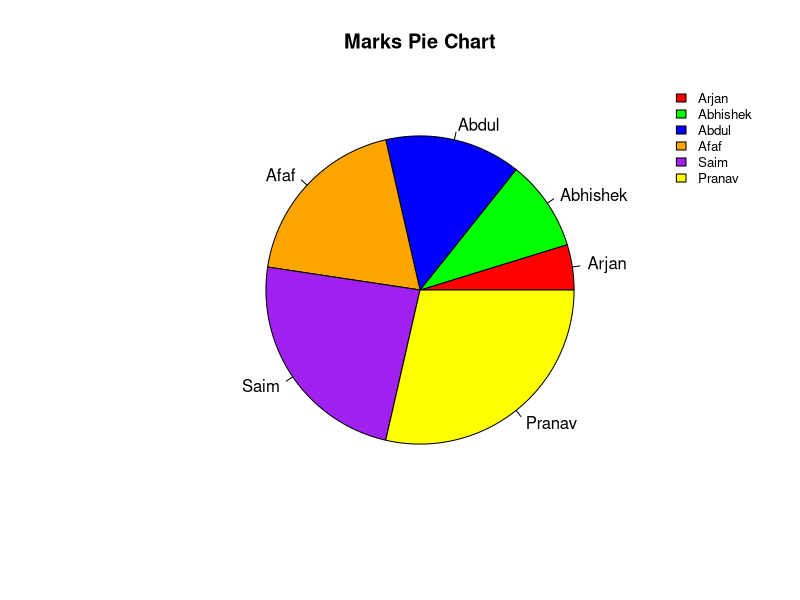
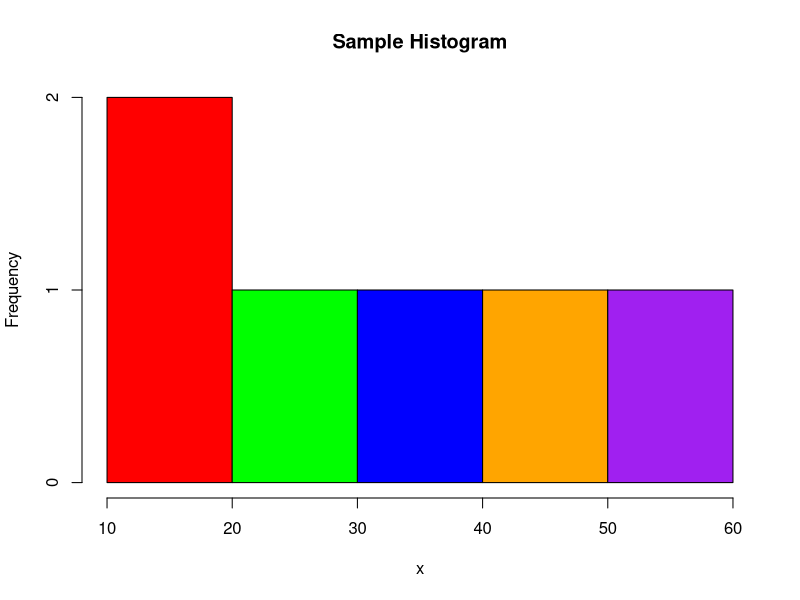
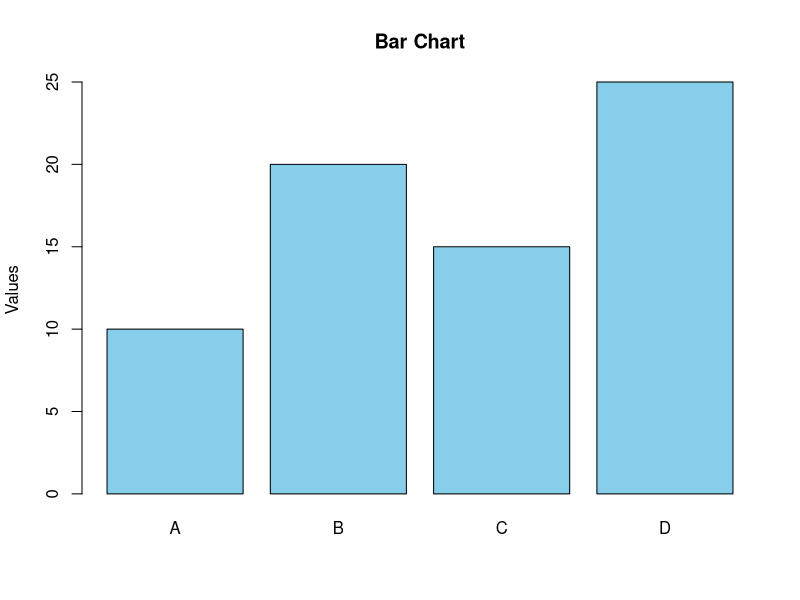
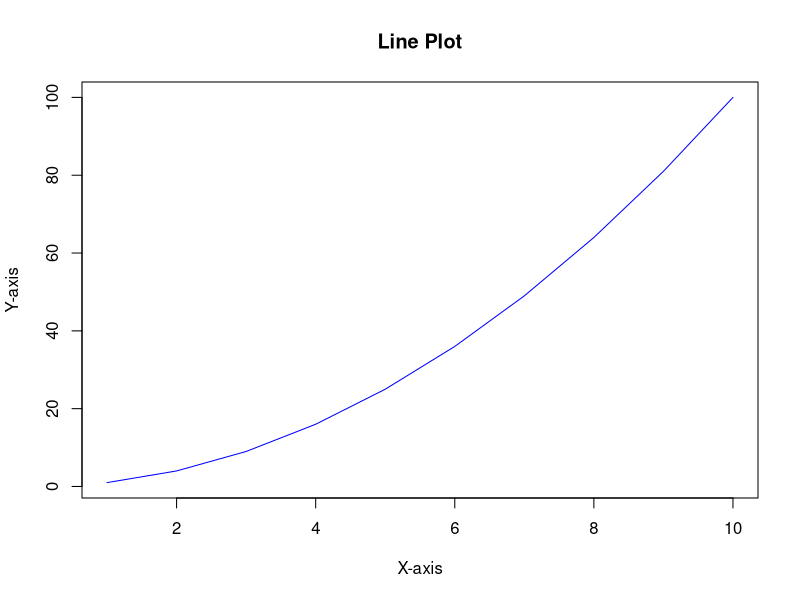
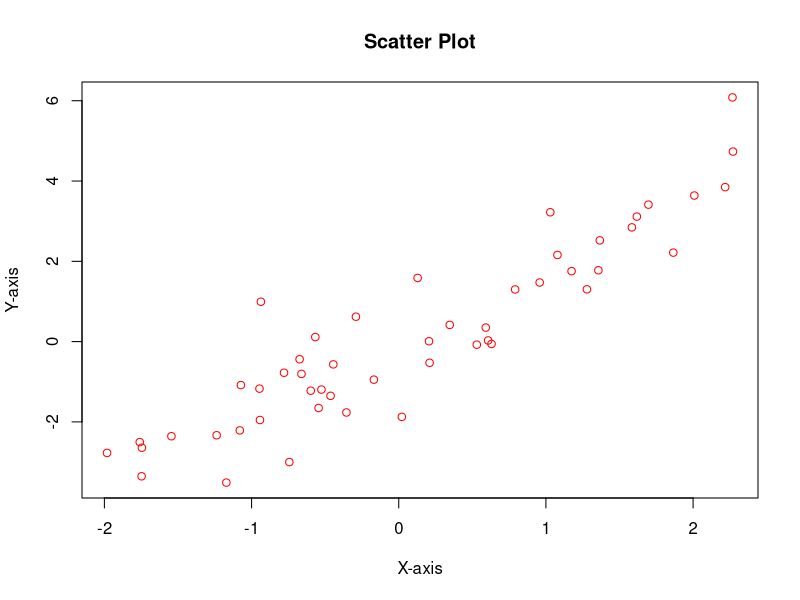
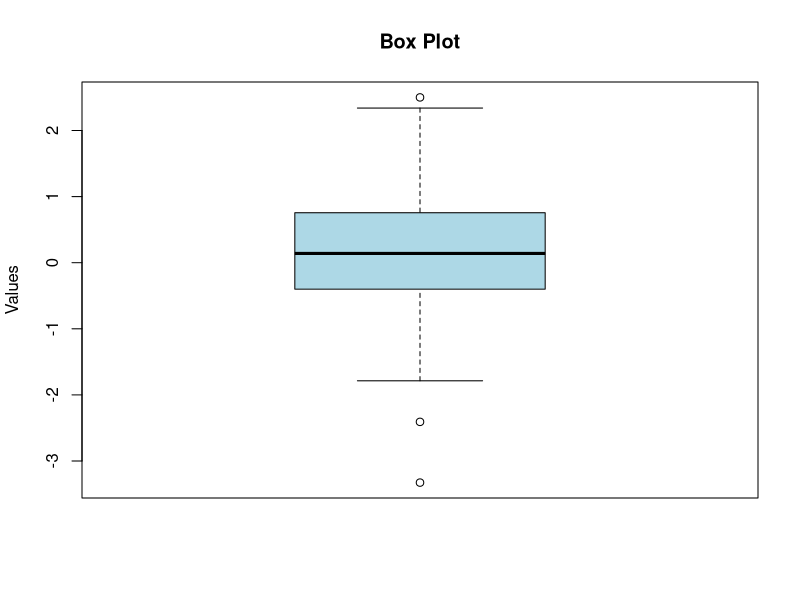

Recreate these plots in R, in order.
x=c(10,20,30,40,50,60)
labels=c("Arjan","Abhishek","Abdul","Afaf","Saim","Pranav")
color=c("red","green","blue","orange","purple","yellow")
pie(x,labels,col = color,main="Marks Pie Chart")
legend("topright", labels, cex = 0.8, bty = "n", fill =color )
hist(x,col=color,main="Sample Histogram")
# Sample data
data <- data.frame(Category = c("A", "B", "C", "D"), Value = c(10, 20, 15, 25))

# Bar chart
barplot(data$Value, names.arg = data$Category, col = "skyblue", main = "Bar Chart", ylab = "Values")
# Sample data
x <- 1:10
y <- x^2

# Line plot
plot(x, y, type = "l", col = "blue",  main = "Line Plot", xlab = "X-axis", ylab = "Y-axis")
# Sample data
x <- rnorm(50)
y <- 2 * x + rnorm(50)

# Scatter plot
plot(x, y, col = "red", main = "Scatter Plot", xlab = "X-axis", ylab = "Y-axis")

# Sample data
values <- rnorm(100)

# Box plot
boxplot(values, col = "lightblue", main = "Box Plot", ylab = "Values")

